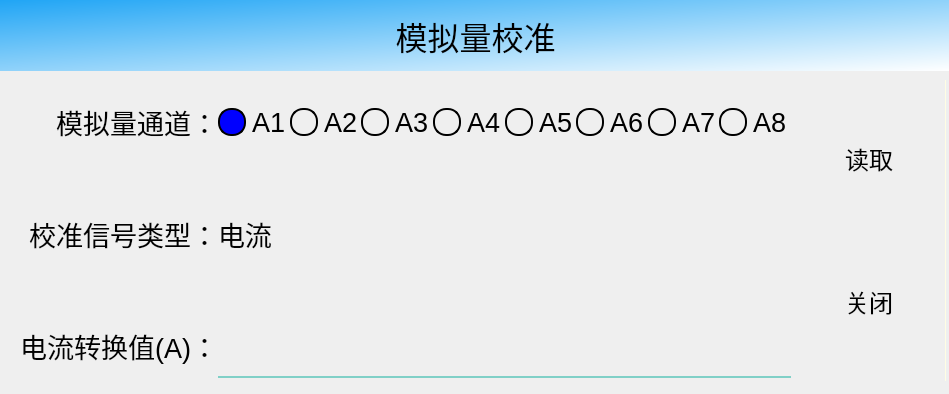
<?xml version="1.0" encoding="UTF-8"?>
<ui version="4.0">
 <class>DialogSetupAiCheck</class>
 <widget class="QDialog" name="DialogSetupAiCheck">
  <property name="geometry">
   <rect>
    <x>0</x>
    <y>0</y>
    <width>949</width>
    <height>394</height>
   </rect>
  </property>
  <property name="windowTitle">
   <string>Dialog</string>
  </property>
  <widget class="QLabel" name="label_3">
   <property name="geometry">
    <rect>
     <x>0</x>
     <y>0</y>
     <width>951</width>
     <height>71</height>
    </rect>
   </property>
   <property name="font">
    <font>
     <pointsize>24</pointsize>
    </font>
   </property>
   <property name="styleSheet">
    <string notr="true">color: black;
background-color:  qlineargradient(spread:pad, x1:0, y1:0, x2:1, y2:1, stop:0 #20A5F5, stop:1 #FFFFFF);</string>
   </property>
   <property name="text">
    <string>模拟量校准</string>
   </property>
   <property name="alignment">
    <set>Qt::AlignCenter</set>
   </property>
  </widget>
  <widget class="QWidget" name="horizontalLayoutWidget">
   <property name="geometry">
    <rect>
     <x>0</x>
     <y>70</y>
     <width>951</width>
     <height>321</height>
    </rect>
   </property>
   <layout class="QHBoxLayout" name="hLayoutMain_2" stretch="1,0">
    <property name="spacing">
     <number>2</number>
    </property>
    <property name="leftMargin">
     <number>10</number>
    </property>
    <property name="topMargin">
     <number>10</number>
    </property>
    <property name="rightMargin">
     <number>5</number>
    </property>
    <property name="bottomMargin">
     <number>10</number>
    </property>
    <item>
     <layout class="QVBoxLayout" name="verticalLayout_3" stretch="0">
      <property name="spacing">
       <number>0</number>
      </property>
      <property name="leftMargin">
       <number>0</number>
      </property>
      <property name="topMargin">
       <number>0</number>
      </property>
      <property name="rightMargin">
       <number>0</number>
      </property>
      <property name="bottomMargin">
       <number>0</number>
      </property>
      <item>
       <widget class="QFrame" name="frameParaments_2">
        <property name="styleSheet">
         <string notr="true">background-color: transparent;color:white;</string>
        </property>
        <property name="frameShape">
         <enum>QFrame::NoFrame</enum>
        </property>
        <property name="frameShadow">
         <enum>QFrame::Raised</enum>
        </property>
        <widget class="QWidget" name="layoutWidget_4">
         <property name="geometry">
          <rect>
           <x>10</x>
           <y>10</y>
           <width>771</width>
           <height>288</height>
          </rect>
         </property>
         <layout class="QGridLayout" name="gridLayout_4" rowstretch="1,0,0,0" columnstretch="0,0,0,0">
          <property name="leftMargin">
           <number>0</number>
          </property>
          <property name="topMargin">
           <number>0</number>
          </property>
          <property name="rightMargin">
           <number>0</number>
          </property>
          <property name="bottomMargin">
           <number>0</number>
          </property>
          <property name="spacing">
           <number>0</number>
          </property>
          <item row="0" column="0">
           <widget class="QLabel" name="label_11">
            <property name="minimumSize">
             <size>
              <width>0</width>
              <height>64</height>
             </size>
            </property>
            <property name="font">
             <font>
              <pointsize>20</pointsize>
             </font>
            </property>
            <property name="styleSheet">
             <string notr="true">background-color: transparent;color:white;
color: black;</string>
            </property>
            <property name="text">
             <string>模拟量通道：</string>
            </property>
            <property name="alignment">
             <set>Qt::AlignRight|Qt::AlignTrailing|Qt::AlignVCenter</set>
            </property>
           </widget>
          </item>
          <item row="2" column="3">
           <layout class="QHBoxLayout" name="horizontalLayout_7">
            <property name="spacing">
             <number>0</number>
            </property>
            <item>
             <widget class="QLabel" name="label_23">
              <property name="minimumSize">
               <size>
                <width>0</width>
                <height>64</height>
               </size>
              </property>
              <property name="font">
               <font>
                <pointsize>20</pointsize>
               </font>
              </property>
              <property name="layoutDirection">
               <enum>Qt::LeftToRight</enum>
              </property>
              <property name="styleSheet">
               <string notr="true">background-color: transparent;
color: black;</string>
              </property>
              <property name="text">
               <string>电流</string>
              </property>
              <property name="alignment">
               <set>Qt::AlignLeading|Qt::AlignLeft|Qt::AlignVCenter</set>
              </property>
             </widget>
            </item>
           </layout>
          </item>
          <item row="3" column="0">
           <widget class="QLabel" name="label_24">
            <property name="minimumSize">
             <size>
              <width>0</width>
              <height>64</height>
             </size>
            </property>
            <property name="font">
             <font>
              <pointsize>20</pointsize>
             </font>
            </property>
            <property name="styleSheet">
             <string notr="true">background-color: transparent;
color: black;</string>
            </property>
            <property name="text">
             <string>电流转换值(A)：</string>
            </property>
            <property name="alignment">
             <set>Qt::AlignRight|Qt::AlignTrailing|Qt::AlignVCenter</set>
            </property>
           </widget>
          </item>
          <item row="2" column="0">
           <widget class="QLabel" name="label_22">
            <property name="minimumSize">
             <size>
              <width>0</width>
              <height>64</height>
             </size>
            </property>
            <property name="font">
             <font>
              <pointsize>20</pointsize>
             </font>
            </property>
            <property name="styleSheet">
             <string notr="true">background-color: transparent;
color: black;</string>
            </property>
            <property name="text">
             <string>校准信号类型：</string>
            </property>
            <property name="alignment">
             <set>Qt::AlignRight|Qt::AlignTrailing|Qt::AlignVCenter</set>
            </property>
           </widget>
          </item>
          <item row="3" column="1">
           <layout class="QHBoxLayout" name="horizontalLayout_10">
            <property name="spacing">
             <number>0</number>
            </property>
           </layout>
          </item>
          <item row="3" column="3">
           <layout class="QHBoxLayout" name="horizontalLayout_8">
            <property name="spacing">
             <number>0</number>
            </property>
            <item>
             <widget class="QLineEdit" name="dataReadADC">
              <property name="enabled">
               <bool>true</bool>
              </property>
              <property name="minimumSize">
               <size>
                <width>0</width>
                <height>64</height>
               </size>
              </property>
              <property name="maximumSize">
               <size>
                <width>16777215</width>
                <height>64</height>
               </size>
              </property>
              <property name="font">
               <font>
                <pointsize>20</pointsize>
               </font>
              </property>
              <property name="autoFillBackground">
               <bool>false</bool>
              </property>
              <property name="styleSheet">
               <string notr="true">background-color: transparent;
color:black;
border-width:0;
border-style:outset;
border-bottom:2px solid #80d0c7;</string>
              </property>
              <property name="text">
               <string/>
              </property>
              <property name="echoMode">
               <enum>QLineEdit::Normal</enum>
              </property>
              <property name="readOnly">
               <bool>false</bool>
              </property>
             </widget>
            </item>
           </layout>
          </item>
          <item row="0" column="3">
           <layout class="QHBoxLayout" name="horizontalLayout_6">
            <property name="spacing">
             <number>0</number>
            </property>
            <item>
             <widget class="QRadioButton" name="rbPort1_2">
              <property name="font">
               <font>
                <pointsize>20</pointsize>
               </font>
              </property>
              <property name="styleSheet">
               <string notr="true">QRadioButton::indicator {
      width: 24px;
      height: 24px;
      border-width:2px; 
}

QRadioButton::indicator::unchecked {   
      background-color:       transparent;
      border:                 2px solid black;
      border-radius:          13px !important; 
}

QRadioButton::indicator::checked {    
      background-color:      blue;
      border:                 2px solid black;
      border-radius:          13px !important; 
}
 
QRadioButton{
background-color: transparent;
color:black;
}</string>
              </property>
              <property name="text">
               <string>A1</string>
              </property>
              <property name="checked">
               <bool>true</bool>
              </property>
              <attribute name="buttonGroup">
               <string notr="true">buttonGroup_2</string>
              </attribute>
             </widget>
            </item>
            <item>
             <widget class="QRadioButton" name="rbPort2_2">
              <property name="font">
               <font>
                <pointsize>20</pointsize>
               </font>
              </property>
              <property name="styleSheet">
               <string notr="true">QRadioButton::indicator {
      width: 24px;
      height: 24px;
      border-width:2px; 
}

QRadioButton::indicator::unchecked {   
      background-color:       transparent;
      border:                 2px solid black;
      border-radius:          13px !important; 
}

QRadioButton::indicator::checked {    
      background-color:      blue;
      border:                 2px solid black;
      border-radius:          13px !important; 
}
 
QRadioButton{
background-color: transparent;
color:black;
}</string>
              </property>
              <property name="text">
               <string>A2</string>
              </property>
              <attribute name="buttonGroup">
               <string notr="true">buttonGroup_2</string>
              </attribute>
             </widget>
            </item>
            <item>
             <widget class="QRadioButton" name="rbPort3_2">
              <property name="font">
               <font>
                <pointsize>20</pointsize>
               </font>
              </property>
              <property name="styleSheet">
               <string notr="true">QRadioButton::indicator {
      width: 24px;
      height: 24px;
      border-width:2px; 
}

QRadioButton::indicator::unchecked {   
      background-color:       transparent;
      border:                 2px solid black;
      border-radius:          13px !important; 
}

QRadioButton::indicator::checked {    
      background-color:      blue;
      border:                 2px solid black;
      border-radius:          13px !important; 
}
 
QRadioButton{
background-color: transparent;
color:black;
}</string>
              </property>
              <property name="text">
               <string>A3</string>
              </property>
              <attribute name="buttonGroup">
               <string notr="true">buttonGroup_2</string>
              </attribute>
             </widget>
            </item>
            <item>
             <widget class="QRadioButton" name="rbPort4_2">
              <property name="font">
               <font>
                <pointsize>20</pointsize>
               </font>
              </property>
              <property name="styleSheet">
               <string notr="true">QRadioButton::indicator {
      width: 24px;
      height: 24px;
      border-width:2px; 
}

QRadioButton::indicator::unchecked {   
      background-color:       transparent;
      border:                 2px solid black;
      border-radius:          13px !important; 
}

QRadioButton::indicator::checked {    
      background-color:      blue;
      border:                 2px solid black;
      border-radius:          13px !important; 
}
 
QRadioButton{
background-color: transparent;
color:black;
}</string>
              </property>
              <property name="text">
               <string>A4</string>
              </property>
              <attribute name="buttonGroup">
               <string notr="true">buttonGroup_2</string>
              </attribute>
             </widget>
            </item>
            <item>
             <widget class="QRadioButton" name="rbPort5_2">
              <property name="font">
               <font>
                <pointsize>20</pointsize>
               </font>
              </property>
              <property name="styleSheet">
               <string notr="true">QRadioButton::indicator {
      width: 24px;
      height: 24px;
      border-width:2px; 
}

QRadioButton::indicator::unchecked {   
      background-color:       transparent;
      border:                 2px solid black;
      border-radius:          13px !important; 
}

QRadioButton::indicator::checked {    
      background-color:      blue;
      border:                 2px solid black;
      border-radius:          13px !important; 
}
 
QRadioButton{
background-color: transparent;
color:black;
}</string>
              </property>
              <property name="text">
               <string>A5</string>
              </property>
              <attribute name="buttonGroup">
               <string notr="true">buttonGroup_2</string>
              </attribute>
             </widget>
            </item>
            <item>
             <widget class="QRadioButton" name="rbPort6_2">
              <property name="font">
               <font>
                <pointsize>20</pointsize>
               </font>
              </property>
              <property name="styleSheet">
               <string notr="true">QRadioButton::indicator {
      width: 24px;
      height: 24px;
      border-width:2px; 
}

QRadioButton::indicator::unchecked {   
      background-color:       transparent;
      border:                 2px solid black;
      border-radius:          13px !important; 
}

QRadioButton::indicator::checked {    
      background-color:      blue;
      border:                 2px solid black;
      border-radius:          13px !important; 
}
 
QRadioButton{
background-color: transparent;
color:black;
}</string>
              </property>
              <property name="text">
               <string>A6</string>
              </property>
              <attribute name="buttonGroup">
               <string notr="true">buttonGroup_2</string>
              </attribute>
             </widget>
            </item>
            <item>
             <widget class="QRadioButton" name="rbPort7_2">
              <property name="font">
               <font>
                <pointsize>20</pointsize>
               </font>
              </property>
              <property name="styleSheet">
               <string notr="true">QRadioButton::indicator {
      width: 24px;
      height: 24px;
      border-width:2px; 
}

QRadioButton::indicator::unchecked {   
      background-color:       transparent;
      border:                 2px solid black;
      border-radius:          13px !important; 
}

QRadioButton::indicator::checked {    
      background-color:      blue;
      border:                 2px solid black;
      border-radius:          13px !important; 
}
 
QRadioButton{
background-color: transparent;
color:black;
}</string>
              </property>
              <property name="text">
               <string>A7</string>
              </property>
              <attribute name="buttonGroup">
               <string notr="true">buttonGroup_2</string>
              </attribute>
             </widget>
            </item>
            <item>
             <widget class="QRadioButton" name="rbPort8_2">
              <property name="font">
               <font>
                <pointsize>20</pointsize>
               </font>
              </property>
              <property name="styleSheet">
               <string notr="true">QRadioButton::indicator {
      width: 24px;
      height: 24px;
      border-width:2px; 
}

QRadioButton::indicator::unchecked {   
      background-color:       transparent;
      border:                 2px solid black;
      border-radius:          13px !important; 
}

QRadioButton::indicator::checked {    
      background-color:      blue;
      border:                 2px solid black;
      border-radius:          13px !important; 
}
 
QRadioButton{
background-color: transparent;
color:black;
}</string>
              </property>
              <property name="text">
               <string>A8</string>
              </property>
              <attribute name="buttonGroup">
               <string notr="true">buttonGroup_2</string>
              </attribute>
             </widget>
            </item>
           </layout>
          </item>
         </layout>
        </widget>
        <widget class="QWidget" name="layoutWidget">
         <property name="geometry">
          <rect>
           <x>790</x>
           <y>0</y>
           <width>134</width>
           <height>301</height>
          </rect>
         </property>
         <layout class="QVBoxLayout" name="verticalLayout_4">
          <property name="spacing">
           <number>20</number>
          </property>
          <property name="leftMargin">
           <number>5</number>
          </property>
          <property name="rightMargin">
           <number>0</number>
          </property>
          <item>
           <widget class="QToolButton" name="btnRead">
            <property name="minimumSize">
             <size>
              <width>128</width>
              <height>90</height>
             </size>
            </property>
            <property name="font">
             <font>
              <pointsize>18</pointsize>
             </font>
            </property>
            <property name="focusPolicy">
             <enum>Qt::NoFocus</enum>
            </property>
            <property name="styleSheet">
             <string notr="true">background: rgba(255,255,255,0);
color: black;</string>
            </property>
            <property name="text">
             <string>读取</string>
            </property>
            <property name="icon">
             <iconset>
              <normaloff>:/Images/recive1.png</normaloff>:/Images/recive1.png</iconset>
            </property>
            <property name="iconSize">
             <size>
              <width>64</width>
              <height>64</height>
             </size>
            </property>
            <property name="toolButtonStyle">
             <enum>Qt::ToolButtonTextUnderIcon</enum>
            </property>
            <property name="autoRaise">
             <bool>true</bool>
            </property>
           </widget>
          </item>
          <item>
           <widget class="QToolButton" name="btnClose">
            <property name="minimumSize">
             <size>
              <width>128</width>
              <height>90</height>
             </size>
            </property>
            <property name="font">
             <font>
              <pointsize>18</pointsize>
             </font>
            </property>
            <property name="focusPolicy">
             <enum>Qt::NoFocus</enum>
            </property>
            <property name="styleSheet">
             <string notr="true">background: rgba(255,255,255,0);
color: black;</string>
            </property>
            <property name="text">
             <string>关闭</string>
            </property>
            <property name="icon">
             <iconset>
              <normaloff>:/Images/Out1.png</normaloff>:/Images/Out1.png</iconset>
            </property>
            <property name="iconSize">
             <size>
              <width>64</width>
              <height>64</height>
             </size>
            </property>
            <property name="toolButtonStyle">
             <enum>Qt::ToolButtonTextUnderIcon</enum>
            </property>
            <property name="autoRaise">
             <bool>true</bool>
            </property>
           </widget>
          </item>
         </layout>
        </widget>
       </widget>
      </item>
     </layout>
    </item>
    <item>
     <widget class="QFrame" name="frame_7">
      <property name="minimumSize">
       <size>
        <width>1</width>
        <height>0</height>
       </size>
      </property>
      <property name="maximumSize">
       <size>
        <width>1</width>
        <height>16777215</height>
       </size>
      </property>
      <property name="styleSheet">
       <string notr="true">background-color: #fffde4;
color:white;</string>
      </property>
      <property name="frameShape">
       <enum>QFrame::NoFrame</enum>
      </property>
      <property name="frameShadow">
       <enum>QFrame::Raised</enum>
      </property>
     </widget>
    </item>
   </layout>
  </widget>
 </widget>
 <resources/>
 <connections/>
 <buttongroups>
  <buttongroup name="buttonGroup_2"/>
 </buttongroups>
</ui>
